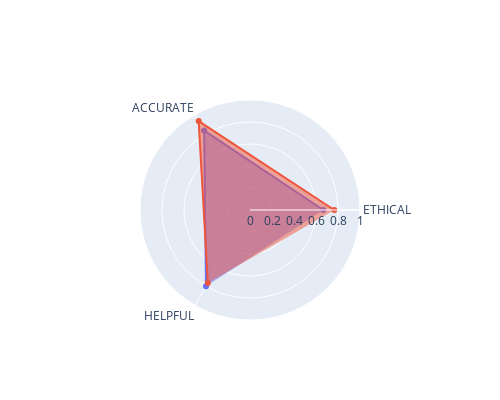

Notebook code for this chart:
### Code cell
import plotly.graph_objects as go

fig = go.Figure()

fig.add_trace(
    go.Scatterpolar(
        r=chosen,
        theta=categories,
        fill="toself",
        name="Chosen",
    ),
)
fig.add_trace(
    go.Scatterpolar(
        r=rejected,
        theta=categories,
        fill="toself",
        name="Rejected",
    ),
)

fig.update_layout(
    width=500,
    height=400,
    polar=dict(radialaxis=dict(visible=True, range=[0, 1])),
    showlegend=False,
)

fig.show()

### Figure 1 — Plotly figure (JSON) as saved in the notebook; plotly's stock layout.template omitted (floating-point values rounded to 4 significant figures)
{"data": [{"fill": "toself", "name": "Chosen", "r": [0.6667, 0.8333, 0.8], "theta": ["ETHICAL", "ACCURATE", "HELPFUL"], "type": "scatterpolar"}, {"fill": "toself", "name": "Rejected", "r": [0.7667, 0.9333, 0.7667], "theta": ["ETHICAL", "ACCURATE", "HELPFUL"], "type": "scatterpolar"}], "layout": {"height": 400, "polar": {"radialaxis": {"range": [0, 1], "visible": true}}, "showlegend": false, "width": 500}}
